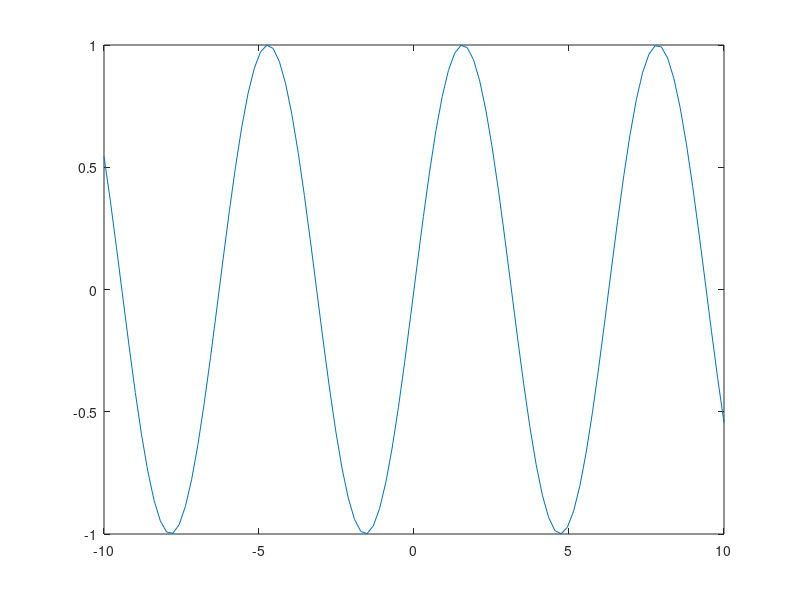

The MATLAB script that drew this image:
t = linspace(-10,10);
f=zeros(1, length(t));
T = 2*pi;
w0 = 2*pi/T;
for k=-100:1:100
    if k == 1
        ak = 1/(2*1i); 
    else if k == -1
        ak = -1/(2*1i);     
    else
        ak = 0;
    end
    end
    f=f+ak*exp(1i*k*w0.*t);
end
plot(t,f)